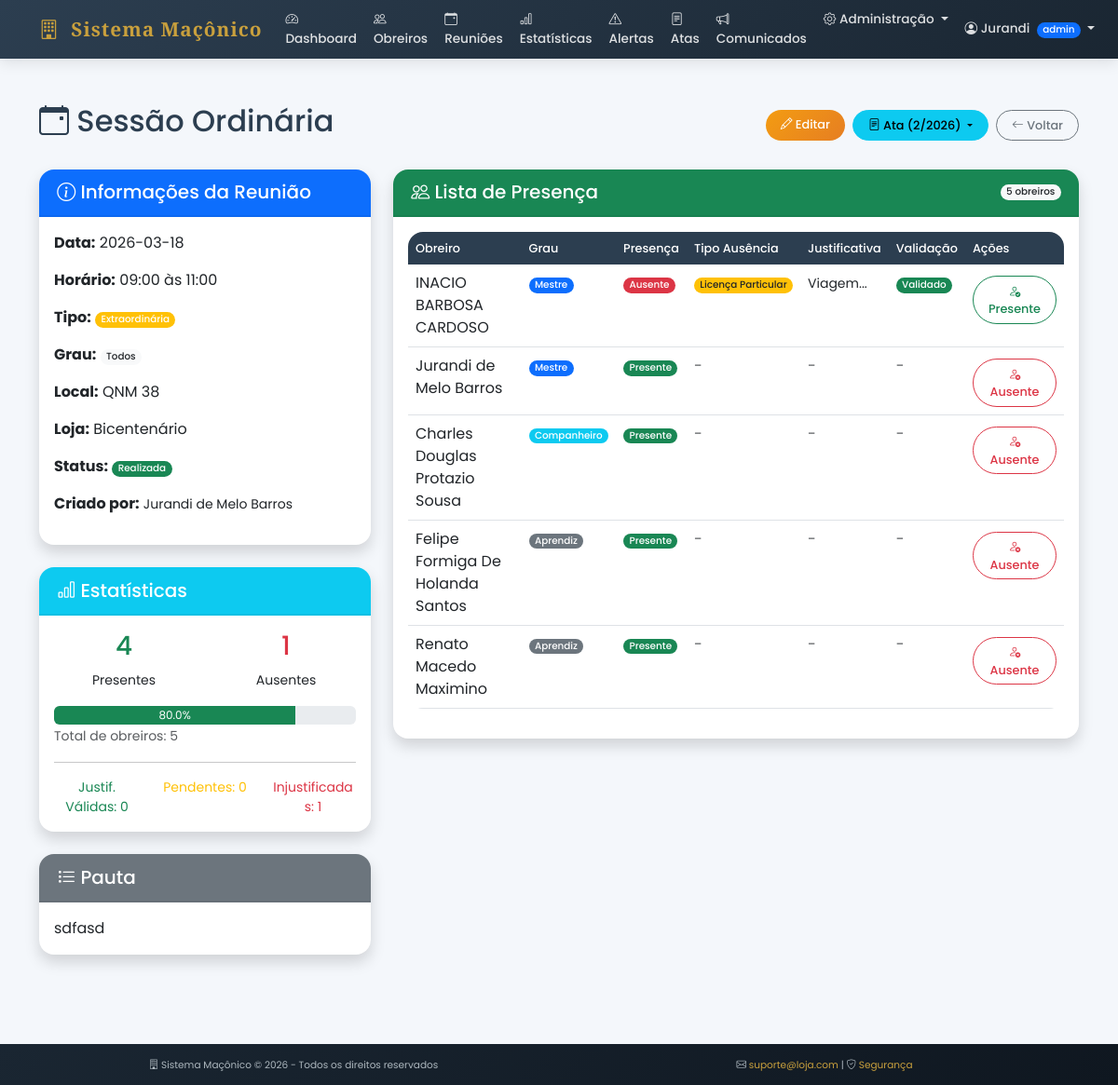
/reunioes/2 (signed in), run on an earlier commit of the app's database.
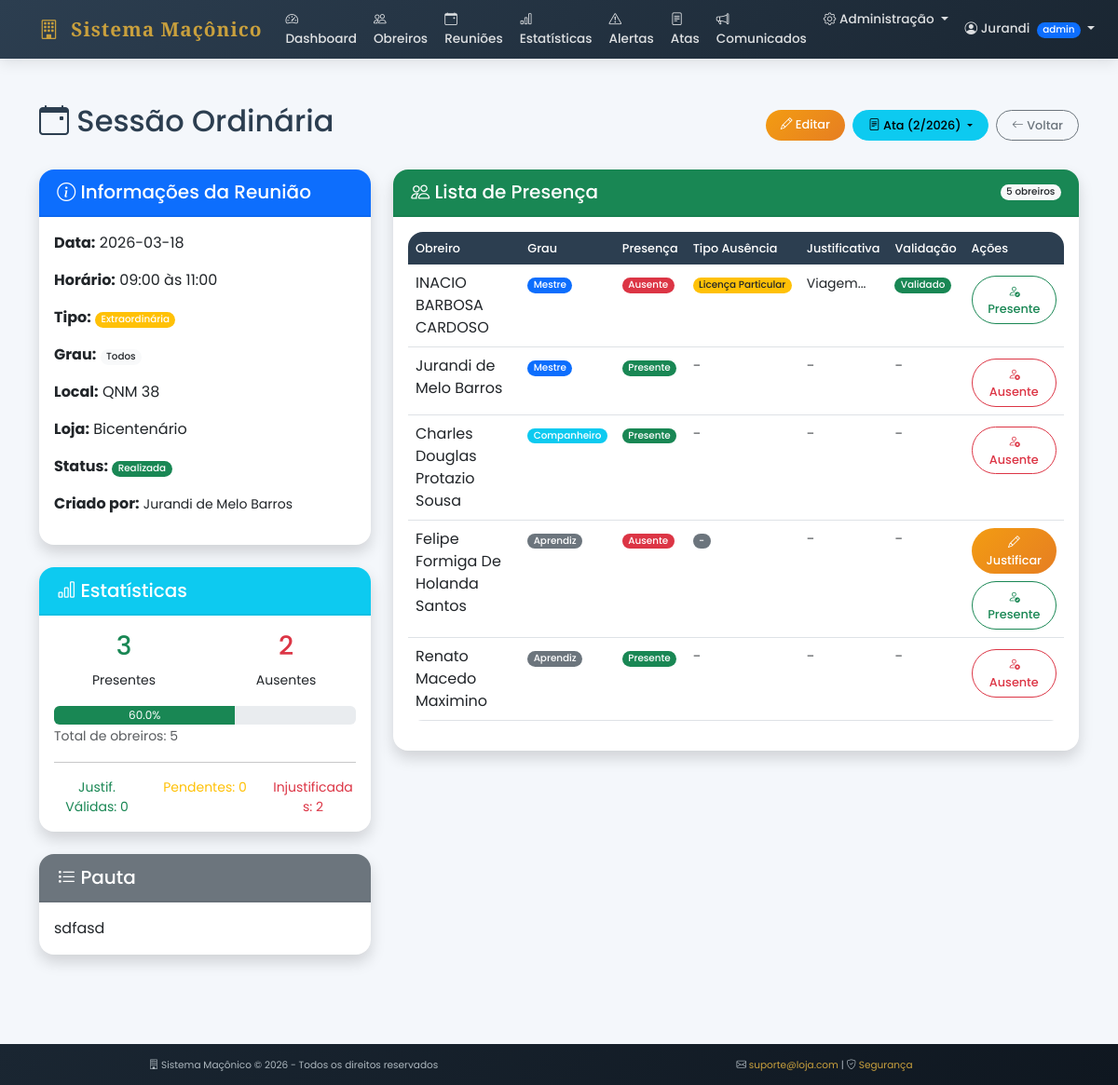
And on a later commit of the database.
### tables this page shows
CREATE TABLE presenca (
        id INTEGER PRIMARY KEY AUTOINCREMENT,
        reuniao_id INTEGER NOT NULL,
        obreiro_id INTEGER NOT NULL,
        presente INTEGER DEFAULT 0,
        justificativa TEXT,
        data_registro TIMESTAMP DEFAULT CURRENT_TIMESTAMP,
        registrado_por INTEGER, tipo_ausencia TEXT, comprovante TEXT, validado_por INTEGER, data_validacao TIMESTAMP, observacao_validacao TEXT,
        FOREIGN KEY (reuniao_id) REFERENCES reunioes (id) ON DELETE CASCADE,
        FOREIGN KEY (obreiro_id) REFERENCES usuarios (id) ON DELETE CASCADE,
        FOREIGN KEY (registrado_por) REFERENCES usuarios (id),
        UNIQUE(reuniao_id, obreiro_id)
    );

CREATE TABLE usuarios (
        id INTEGER PRIMARY KEY AUTOINCREMENT,
        usuario TEXT UNIQUE NOT NULL,
        senha_hash TEXT NOT NULL,
        tipo TEXT NOT NULL,
        data_cadastro TEXT NOT NULL,
        nome_completo TEXT,
        cim_numero TEXT,
        loja_nome TEXT,
        loja_numero TEXT,
        loja_orient TEXT,
        ativo INTEGER DEFAULT 1
    , nome_maconico TEXT, grau_atual INTEGER DEFAULT 1, data_iniciacao DATE, data_elevacao DATE, data_exaltacao DATE, telefone TEXT, email TEXT, endereco TEXT, foto TEXT);

### app.py (the view)
@app.route("/reunioes/<int:id>")
@login_required
def detalhes_reuniao(id):
    conn = get_db()
    cursor = conn.cursor()
    cursor.execute("""
        SELECT r.*, l.nome as loja_nome, t.cor as tipo_cor,
               u.nome_completo as criado_por_nome
        FROM reunioes r
        LEFT JOIN lojas l ON r.loja_id = l.id
        LEFT JOIN tipos_reuniao t ON r.tipo = t.nome
        LEFT JOIN usuarios u ON r.criado_por = u.id
        WHERE r.id = ?
    """, (id,))
    reuniao = cursor.fetchone()
    if not reuniao:
        flash("Reunião não encontrada", "danger")
        return redirect("/reunioes")
    cursor.execute("SELECT id, aprovada, numero_ata, ano_ata FROM atas WHERE reuniao_id = ?", (id,))
    ata_row = cursor.fetchone()
    ata_id = ata_row["id"] if ata_row else None
    ata_aprovada = ata_row["aprovada"] if ata_row else None
    ata_numero = ata_row["numero_ata"] if ata_row else None
    ata_ano = ata_row["ano_ata"] if ata_row else None
    cursor.execute("""
        SELECT u.id, u.nome_completo, u.grau_atual,
               p.id as presenca_id, p.presente, p.tipo_ausencia,
               p.justificativa, p.validado_por, p.data_registro,
               p.comprovante
        FROM usuarios u
        LEFT JOIN presenca p ON u.id = p.obreiro_id AND p.reuniao_id = ?
        WHERE u.ativo = 1
        ORDER BY u.grau_atual DESC, u.nome_completo
    """, (id,))
    presenca = cursor.fetchall()
    total_obreiros = len(presenca)
    presentes = sum(1 for p in presenca if p["presente"] == 1)
    ausentes = total_obreiros - presentes
    conn.close()
    return render_template("reunioes/detalhes.html",
                          reuniao=reuniao,
                          presenca=presenca,
                          total_obreiros=total_obreiros,
                          presentes=presentes,
                          ausentes=ausentes,
                          ata_id=ata_id,
                          ata_aprovada=ata_aprovada,
                          ata_numero=ata_numero,
                          ata_ano=ata_ano)

### app.py (called while the page is built)
@app.context_processor
def inject_global():
    return {'datetime': datetime, 'now': datetime.now()}

def login_required(f):
    @wraps(f)
    def decorated_function(*args, **kwargs):
        if "usuario" not in session:
            flash("Faça login para acessar esta página", "warning")
            return redirect("/")
        return f(*args, **kwargs)
    return decorated_function

def get_db():
    conn = sqlite3.connect("banco.db")
    conn.row_factory = sqlite3.Row
    return conn

### templates/reunioes/detalhes.html (shortened to what the changed rows need)
{% extends "base.html" %}
{% block content %}
<div class="container-fluid py-4">
    <div class="container">
        <div class="d-flex justify-content-between align-items-center mb-4">
            <h2>
                <i class="bi bi-calendar-event"></i>
                {{ reuniao.titulo }}
            </h2>
        </div>
        <div class="row">
            <div class="col-md-4">
                <div class="card shadow mb-4">
                    <div class="card-body">
                        <div class="row text-center">
                            <div class="col-6">
                                <h3 class="text-success">{{ presentes }}</h3>
                                <small>Presentes</small>
                            </div>
                            <div class="col-6">
                                <h3 class="text-danger">{{ ausentes }}</h3>
                                <small>Ausentes</small>
                            </div>
                        </div>
                        <div class="mt-3">
                            <div class="progress" style="height: 20px;">
                                <div class="progress-bar bg-success"
                                     style="width: {{ (presentes/total_obreiros*100) if total_obreiros > 0 else 0 }}%">
                                    {{ "%.1f"|format((presentes/total_obreiros*100) if total_obreiros > 0 else 0) }}%
                                </div>
                            </div>
                        </div>
                        {% set justificadas = 0 %}
                        {% set pendentes = 0 %}
                        {% for p in presenca %}
                            {% if p.presente == 0 and p.tipo_ausencia %}
                                {% if p.validado_por %}
                                    {% set justificadas = justificadas + 1 %}
                                {% else %}
                                    {% set pendentes = pendentes + 1 %}
                                {% endif %}
                            {% endif %}
                        {% endfor %}
                        <div class="row text-center small">
                            <div class="col-4">
                                <span class="text-danger">Injustificadas: {{ ausentes - justificadas - pendentes }}</span>
                            </div>
                        </div>
                    </div>
                </div>
            </div>
            <div class="col-md-8">
                <div class="card shadow">
                    <div class="card-body">
                        {% if presenca %}
                        <div class="table-responsive">
                            <table class="table table-hover">
                                <thead>
                                    <tr>
                                        <th>Obreiro</th>
                                        <th>Grau</th>
                                        <th>Presença</th>
                                        <th>Tipo Ausência</th>
                                        <th>Justificativa</th>
                                        <th>Validação</th>
                                        <th style="width: 100px;">Ações</th>
                                    </thead>
                                <tbody>
                                    {% for p in presenca %}
                                    <tr>
                                        <td>{{ p.nome_completo }}</td>
                                        <td>
                                            {% if p.grau_atual == 3 %}
                                                <span class="badge bg-primary">Mestre</span>
                                            {% elif p.grau_atual == 2 %}
                                                <span class="badge bg-info">Companheiro</span>
                                            {% else %}
                                                <span class="badge bg-secondary">Aprendiz</span>
                                            {% endif %}
                                        </td>
                                        <td>
                                            {% if p.presente == 1 %}
                                                <span class="badge bg-success">Presente</span>
                                            {% else %}
                                                <span class="badge bg-danger">Ausente</span>
                                            {% endif %}
                                        </td>
                                        <td>
                                            {% if p.presente == 0 %}
                                                {% if p.tipo_ausencia %}
                                                    <span class="badge bg-warning text-dark">{{ p.tipo_ausencia }}</span>
                                                {% else %}
                                                    <span class="badge bg-secondary">-</span>
                                                {% endif %}
                                            {% else %}
                                                <span class="text-muted">-</span>
                                            {% endif %}
                                        </td>
                                        <td>
                                            {% if p.justificativa %}
                                                <small>{{ p.justificativa[:30] }}...</small>
                                            {% else %}
                                                <span class="text-muted">-</span>
                                            {% endif %}
                                        </td>
                                        <td>
                                            {% if p.presente == 0 and p.tipo_ausencia %}
                                                {% if p.validado_por %}
                                                    <span class="badge bg-success">Validado</span>
                                                {% else %}
                                                    <span class="badge bg-warning text-dark">Pendente</span>
                                                {% endif %}
                                            {% else %}
                                                <span class="text-muted">-</span>
                                            {% endif %}
                                        </td>
                                        <td style="width: 100px;">
                                            {% if session.tipo == 'admin' %}
                                                {% if p.presente == 0 and not p.tipo_ausencia %}
                                                    <a href="/presenca/justificar/{{ p.presenca_id }}"
                                                       class="btn btn-sm btn-warning w-100 mb-1">
                                                        <i class="bi bi-pencil"></i> Justificar
                                                    </a>
                                                {% endif %}
                                                {% if p.presente == 1 %}
                                                <form method="POST" action="/reunioes/{{ reuniao.id }}/presenca" class="d-inline w-100">
                                                    <button type="submit" class="btn btn-sm btn-outline-danger w-100 mt-1"
                                                            onclick="return confirm('Marcar como ausente?')">
                                                        <i class="bi bi-person-x"></i> Ausente
                                                    </button>
                                                </form>
                                                {% else %}
                                                <form method="POST" action="/reunioes/{{ reuniao.id }}/presenca" class="d-inline w-100">
                                                    <button type="submit" class="btn btn-sm btn-outline-success w-100 mt-1"
                                                            onclick="return confirm('Marcar como presente?')">
                                                        <i class="bi bi-person-check"></i> Presente
                                                    </button>
                                                </form>
                                                {% endif %}
                                            {% endif %}
                                        </td>
                                     </tr>
                                    {% endfor %}
                                </tbody>
                            </table>
                        </div>
                        {% else %}
                        <p class="text-muted text-center py-3">Nenhum obreiro encontrado.</p>
                        {% endif %}
                    </div>
                </div>
            </div>
        </div>
    </div>
</div>
{% endblock %}

What changed in the data, as far as the page shows it:
changed presenca "Felipe Formiga De Holanda Santos": now shows "Justificar"
Also different on the page:
{{ presentes }}: "4" → "3"
{{ ausentes }}: "1" → "2"
{{ (presentes/total_obreiros*100) if total_obreiros > 0 else 0 }}: 80.0 → 60.0 (drawn)
{{ ausentes - justificadas - pendentes }}: "1" → "2"
text no longer shown: "80.0"
text now shown: "60.0"
